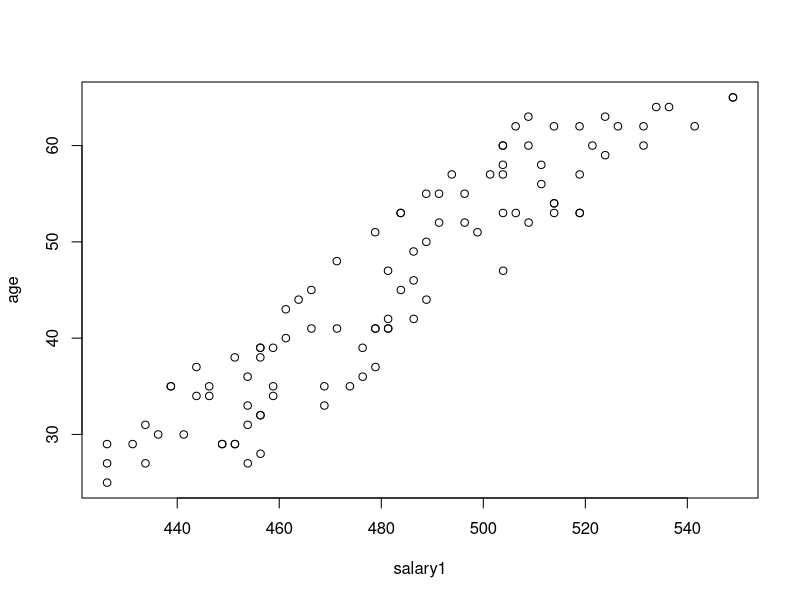
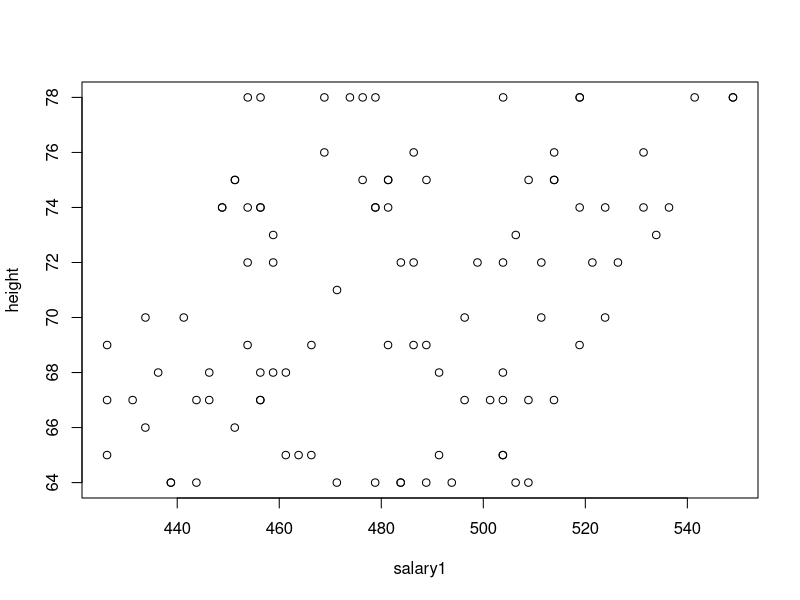
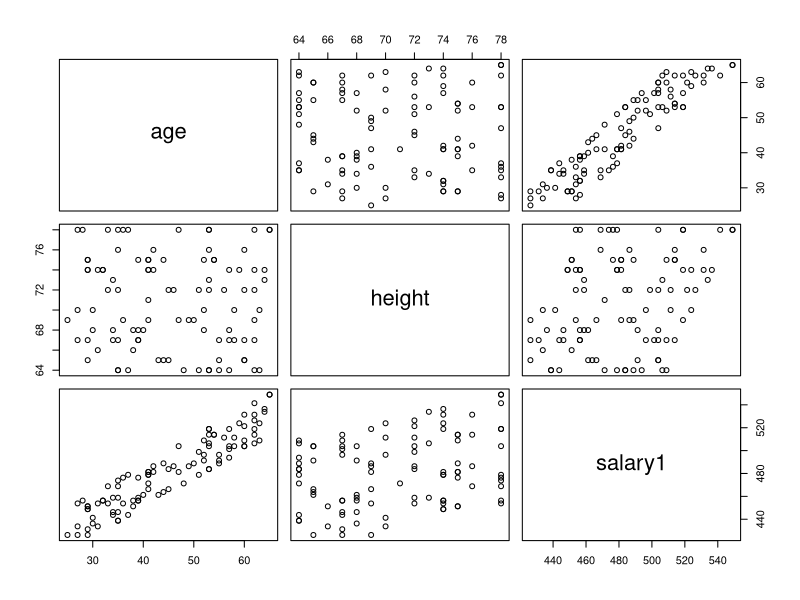
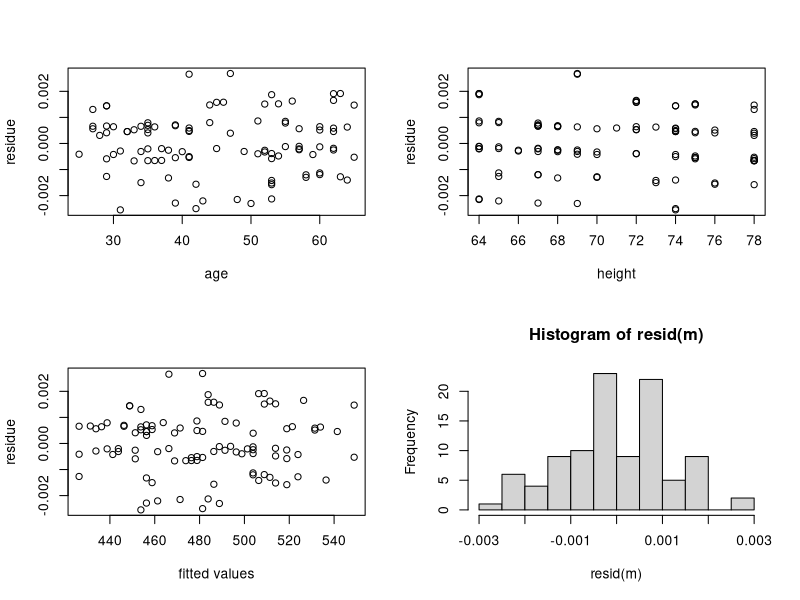

Recreate these plots in R, in order.
# setwd("SET THE Working Director to THE PATH TO THIS DIRECTORY")

data <- read.csv("Datasets/CEO_salary.csv")
attach(data)

# Divid the Salary by 1000 to be able to better show the values.
salary1 <- salary/1000

# Now we create a New Data frame out of age, heit and Salary
data1 <- data.frame(age, height, salary1)

plot(salary1, age)

plot(salary1, height)

# You can also the following command to replace the column inside the original dataframe.
# data[,"salary"] <- salary1

# Calulate Correlation Coefficient
cor(data1)

# Plot Scatterplot Matrix
pairs(data1)

# Fit a Multiple Linear Regression model into data.
# Variables are Salary and age
lm(formula = salary1 ~ age + height)

# or better store the resulted model into a variable for further use.

m <- lm(salary1~age+height)

# Summar function can calculate almost everything that you need.
summary(m)

# Calulate R squared Manually and the P-Value

# Total Sume of Squared.
totalss <- sum((salary1 - mean(salary1))^2)

# Regression and Residual Sum of the Squered.
regss <- sum((fitted(m) - mean(salary1))^2)
resiss <- sum((salary1-fitted(m))^2)

# Calulate the F Value.
fstatistic <- (regss/2)/(resiss/97)

# The P-Value for F-Statistic.
pvalue <- 1-pf(fstatistic, df1=2, df2=97)

# Calulate R squared.
R2 <- regss/totalss

# Regression Diagnostics
# Residual Plots
resid(m)
par(mfrow=c(2,2))


plot(age, resid(m), axes=TRUE, frame.plot=TRUE, xlab='age', ylab='residue')
plot(height, resid(m), axes=TRUE, frame.plot=TRUE, xlab='height', ylab='residue')

plot(fitted(m), resid(m), axes=TRUE, frame.plot=TRUE, xlab='fitted values', ylab='residue')

hist(resid(m))



# influence function 
# This function provides the basic quantities which are used in forming a wide variety
# of diagnostics for checking the quality of regression fits.
influence(m)


# Checking for influence points 

# Cooks distance
cooks.dist <- cooks.distance(m)

# Where the cook's distance is higher than 4/(n-k-1) (k is the number if parameters in equation)
# 4/(102 - 2 -1) = 4/97

which(cooks.dist > (4/(nrow(data1)-2-1)))

#############################################################
# Identifying Influential Data Points
# https://newonlinecourses.science.psu.edu/stat501/node/340/




# Finding outliers 


# IQR Outlier detection.
outlier_iqr <- function(x){
  iqr <- IQR(x,na.rm = T,type = 7)
  q <- quantile(x)
  upper_bound = q[4]+(iqr*1.5)
  lower_bound = q[2]-(iqr*1.5)
  outliers <- which ((x > upper_bound) | (x < lower_bound))
  return(outliers)
}

# The two axises , X_1 and X_2
print(outlier_iqr(age))

print(outlier_iqr(height))


# The Y-Axis outlers 
print(outlier_iqr(salary1))


# How to remove data row from a dataframe 

dataRemoved <-  data1

dataRemoved <- dataRemoved[-c(1),]
  